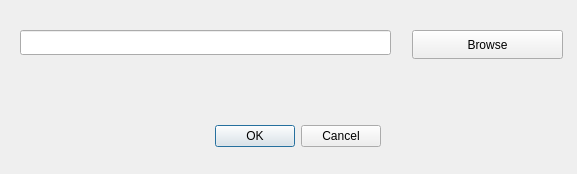
<?xml version="1.0" encoding="UTF-8"?>
<ui version="4.0">
 <class>SettingUI</class>
 <widget class="QDialog" name="SettingUI">
  <property name="geometry">
   <rect>
    <x>0</x>
    <y>0</y>
    <width>577</width>
    <height>174</height>
   </rect>
  </property>
  <property name="windowTitle">
   <string>Please select the download folder</string>
  </property>
  <widget class="QDialogButtonBox" name="buttonBox">
   <property name="geometry">
    <rect>
     <x>40</x>
     <y>120</y>
     <width>341</width>
     <height>32</height>
    </rect>
   </property>
   <property name="orientation">
    <enum>Qt::Horizontal</enum>
   </property>
   <property name="standardButtons">
    <set>QDialogButtonBox::Cancel|QDialogButtonBox::Ok</set>
   </property>
  </widget>
  <widget class="QLineEdit" name="lineEditDownloadFolder">
   <property name="geometry">
    <rect>
     <x>20</x>
     <y>30</y>
     <width>371</width>
     <height>25</height>
    </rect>
   </property>
  </widget>
  <widget class="QPushButton" name="btn_sel_folder">
   <property name="geometry">
    <rect>
     <x>412</x>
     <y>30</y>
     <width>151</width>
     <height>29</height>
    </rect>
   </property>
   <property name="text">
    <string>Browse</string>
   </property>
  </widget>
  <widget class="QLabel" name="label_info">
   <property name="geometry">
    <rect>
     <x>70</x>
     <y>80</y>
     <width>361</width>
     <height>20</height>
    </rect>
   </property>
   <property name="text">
    <string/>
   </property>
  </widget>
 </widget>
 <resources/>
 <connections>
  <connection>
   <sender>buttonBox</sender>
   <signal>accepted()</signal>
   <receiver>SettingUI</receiver>
   <slot>accept()</slot>
   <hints>
    <hint type="sourcelabel">
     <x>248</x>
     <y>254</y>
    </hint>
    <hint type="destinationlabel">
     <x>157</x>
     <y>274</y>
    </hint>
   </hints>
  </connection>
  <connection>
   <sender>buttonBox</sender>
   <signal>rejected()</signal>
   <receiver>SettingUI</receiver>
   <slot>reject()</slot>
   <hints>
    <hint type="sourcelabel">
     <x>316</x>
     <y>260</y>
    </hint>
    <hint type="destinationlabel">
     <x>286</x>
     <y>274</y>
    </hint>
   </hints>
  </connection>
 </connections>
</ui>
